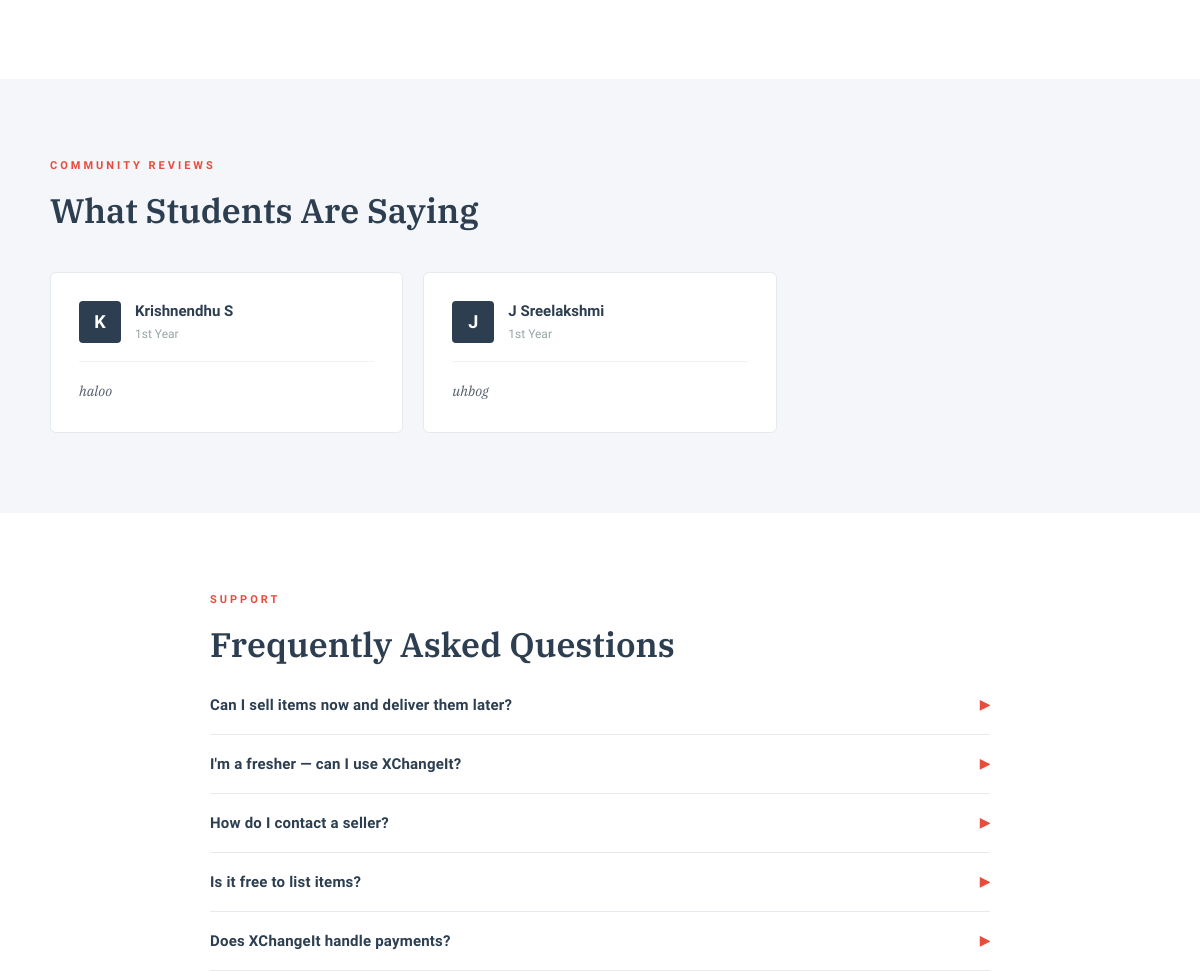
Before: / (middle part) with the older database file.
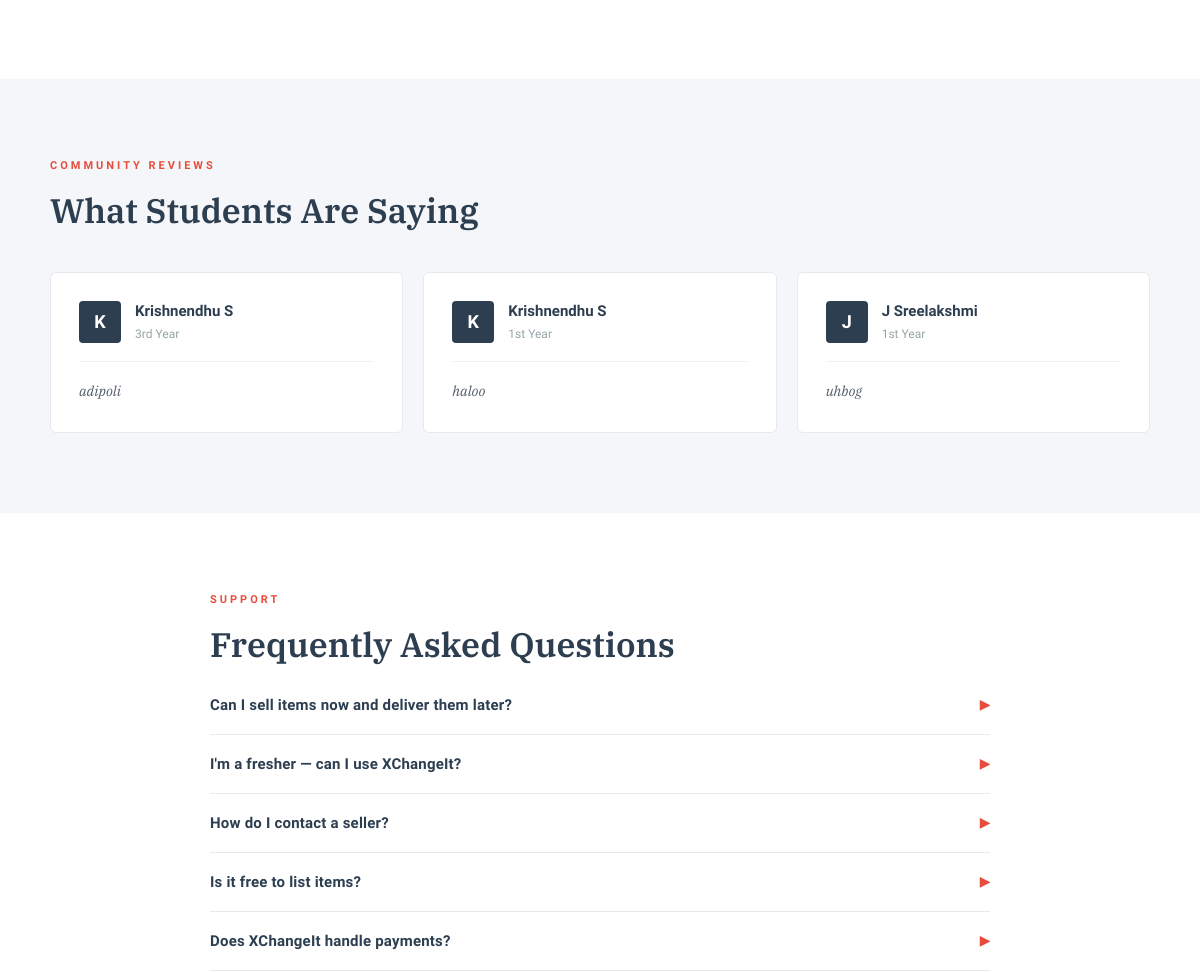
After: the same page with the newer database file.
### tables this page shows
CREATE TABLE reviews (
            id      INTEGER PRIMARY KEY AUTOINCREMENT,
            name    TEXT NOT NULL,
            message TEXT NOT NULL,
            year    TEXT NOT NULL
        );

### app.py (the view)
@app.route("/")
def home():
    conn = sqlite3.connect(DATABASE)
    c = conn.cursor()
    c.execute("SELECT name, message, year FROM reviews ORDER BY id DESC")
    reviews = c.fetchall()
    conn.close()
    pending = get_pending_count(session.get("user"))
    return render_template("index.html", reviews=reviews, pending_count=pending)

### app.py (called while the page is built, shortened)
def get_pending_count(username):
    if not username:
        return 0

### templates/index.html (shortened to what this page needs)
<!DOCTYPE html>
<html lang="en">
<head>
  <link rel="stylesheet" href="{{ url_for('static', filename='slate.css') }}">
  <link rel="stylesheet" href="{{ url_for('static', filename='index.css') }}">
</head>
<body>
<section class="how-section" id="how">
</section>
<section class="testimonials-section" id="testimonials">
  <div class="test-inner">
    <div class="test-header">
      <span class="overline">Community Reviews</span>
      <h2 class="sec-title">What Students Are Saying</h2>
    </div>
    <div class="reviews-track">
      {% for review in reviews %}
      <div class="review-card">
        <div class="review-top">
          <div class="review-avatar">{{ review[0][0] }}</div>
          <div>
            <h4>{{ review[0] }}</h4>
            <span class="review-year">{{ review[2] }}</span>
          </div>
        </div>
        <p class="review-text">{{ review[1] }}</p>
      </div>
      {% endfor %}
    </div>
  </div>
</section>
<section class="faq-section" id="faq">
  <div class="faq-inner">
    <span class="overline">Support</span>
    <h2 class="sec-title">Frequently Asked Questions</h2>
    <div class="faq-list">
      <div class="faq-item">
        <div class="faq-q">Can I sell items now and deliver them later? <span class="faq-icon">▶</span></div>
      </div>
      <div class="faq-item">
        <div class="faq-q">I'm a fresher — can I use XChangeIt? <span class="faq-icon">▶</span></div>
      </div>
      <div class="faq-item">
        <div class="faq-q">How do I contact a seller? <span class="faq-icon">▶</span></div>
      </div>
      <div class="faq-item">
        <div class="faq-q">Is it free to list items? <span class="faq-icon">▶</span></div>
      </div>
      <div class="faq-item">
        <div class="faq-q">Does XChangeIt handle payments? <span class="faq-icon">▶</span></div>
      </div>
    </div>
  </div>
</section>

Changed rows visible on the page:
added reviews: name "K", name "Krishnendhu S", year "3rd Year", message "adipoli"
